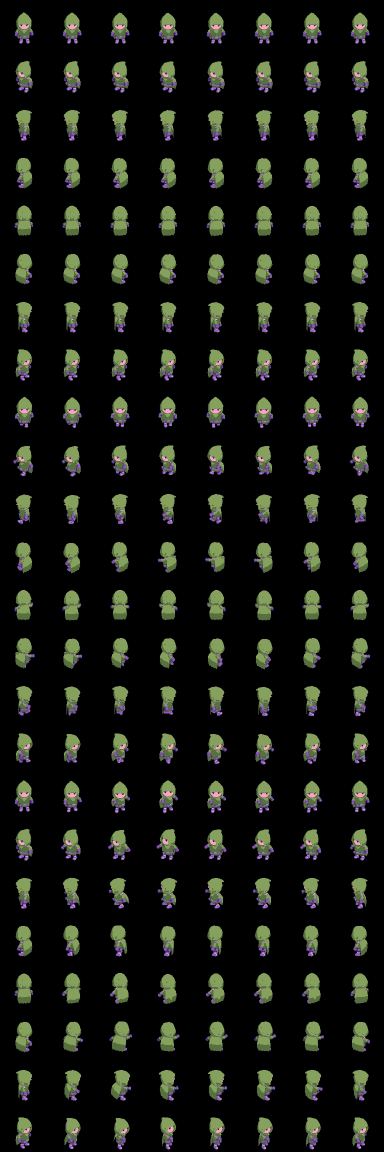
#> input picture deep16/art/amara_p1.png, 768 x 2304 px (shown at 1/2 size)
$ python -i barley-sheet.py   (imports and definitions only)
#> lines starting #> are read from the running program, lines starting #| are printed output that depends on the picture
"""DEEP16 pipeline 2 (generated art): the art desk's Barley pages -> two sheets, one a look.

    python tools/barley-sheet.py                  # both: deep16/art/barley_p2 (the coat) and barley_p3 (the chain) .png + .json
    python tools/barley-sheet.py coat|chain       # one
    python tools/barley-sheet.py chain check      # also dev/visions/barley/<outfit>/: each page's cut, every facing of every row, a lineup
    python tools/barley-sheet.py chain measure    # the numbers the scale and the grounds are taken from, printed (nothing written)
    python tools/barley-sheet.py chain legs       # every walk attempt of every view, its forward foot frame by frame (nothing written)

THE COAT, barley_p2 -- Barley barefoot in his battered brown coat with the threshing flail drawn in his hands (the art desk's ART-75 and ART-76; Griz,
2026-10-20, to the lanes desk: "Spin up a Fable cutter for Barley's legs (art 75 & 76 in Fresh)"), and since the chain seat (10-20) its second shot ART-77
and ART-76's third pass folded in (Griz: "make the best of what we have, with barley barefoot until he's wearing chain shirt+ AC gear"). Sorted out of
Fresh into deep16/_src/barley/: ART-75/ (the 38 retained source sheets), ART-76/repair/, ART-76/pass2/, ART-76/pass3/ (selected: GetUp SE), ART-77/
(selected: the ten standing bonus-action rows, Walk N's grip, Fall/Prone/GetUp S, GetUp N, Victory N, FlailOverhead N); the desk's unselected attempts
in ART-76/superseded/ and its broken third pass in ART-76/pass3-broken/ (NOT FINAL), read here only as walk attempts. The desk's papers in
_src/art-desk/received-2026-10-20-ART-75/, -ART-76/ (pass-2/, pass-3/, pass-3-broken/), -ART-77/.
THE CHAIN, barley_p3 -- Barley in the chainmail hauberk and boots (the art desk's ART-109, every slot an attempt, broken ones marked
BROKEN_FINAL_ATTEMPT_RETAINED), EMPTY-HANDED: the engine draws his two-handed weapon by code (js/sprites.js S.wield) at the hands this cutter measures,
frame by frame (`grips` below). Griz: "Had it make empty-handed two handed weapon strikes, try code flail and battle axe implementation" and "that new
barley sheet is to use the best of the broken, as if it was good enough" -- every slot takes its best attempt, a broken one where it is the best there is;
nothing falls back for being broken. In _src/barley/ART-109/ (the 70 final attempts, manifest.json, refs/: the desk's identity turnaround and the walk
attempts it did not select; as-dropped/: the same refs as Griz dropped them in Fresh, matched by their pixels in twins.json).
Facings (RULED 10-14, five drawn views): S, SE, E, NE, N as drawn; SW, W, NW their mirrors (the desk's declared shortcut: a mirror flips the hands too).
A view no delivery has drawn is left out: its cells are empty and the row's `drawn` lists the facings it has; the engine (js/sprites.js frameOf) plays a
missing facing from the row's `under` sheet where it names one, otherwise from the nearest drawn facing.
Rows (ENGINE below): Idle -> idle; Walk -> walk (WALKS: a walk assembled from whole frames of any attempt, on his authorization: "assembling a clean
walk from usable frames or parts of partially defective attempts ... with stable anatomy/facing/scale and per-frame/part provenance"); FlailSweep ->
attack (every blow; the contact on 4, `release` 3; the chain's "Sweep" is its alias); FlailOverhead -> attack2 (the second blow of a turn -- Extra Attack,
or the blow after an Action Surge; the chain's "Overhead"); Defend -> defend (the Dodge); Flinch -> flinch; Fall -> hurt; Prone -> prone (Fall 2-5 then
Prone 1, where he lies while prone); GetUp -> getup, and `sit` (GetUp 3, sat up: the campfire); Interact -> interact (a hand on a thing); UseItem ->
useitem (a potion); Victory -> victory; SecondWind -> secondwind; ActionSurge -> actionsurge. Prone 2 is the one drawing not used.
Which attempt fills a slot: each delivery's pages are candidates for their (view, action); a desk-selected page beats a broken one, a later delivery an
earlier, and PICK pins one by name where the eye chose otherwise.
How a page is cut. Its labels are found, not typed: cream glyphs (each piece small, mostly cream) grouped into words and the words into strips; a strip
of single glyphs is a band's numbers, matched in order to the printed bands (each band's count checked) -- or, where a page prints each frame's number
inside its name ("WALK SE 1"), each name's last glyph; any other strip is a name and dropped whole. Every blob belongs to the first number strip below
its middle; every blob inside a word's or a name strip's box is dropped; each band is split among its numbers' x by tools/sheetrows.py split_band.
The scale: the identity page's Front still stands HEIGHT game px from the top of his hair to his heels -- barley_p0's S, tools/sheetrows.py STANDS (51
tall with the outline ring), so he stands where he stood beside the other three. Each Idle page by its Idle 1's filled area against the identity
still(s) its view sits between, sqrt-area (height lies, a raised flail is all height and no area); every other page by its standing frame (STAND)
against its view's Idle 1; the Prone pages by Prone 1 against Fall 6 at the Fall page's scale.
The ground: each frame on its own printed band's ground (a band's first frame's feet), but a row the body leaves its feet in -- Fall, Prone, GetUp --
and every walk on each frame's own lowest point.
The legs (`legs`): each frame's two feet are found in the bottom of the figure; the forward one along the walk, its side across it. An alternating gait
changes side twice round the loop; one that repeats a leg changes only at the crossing frame, if at all.
"""
import os, sys, json, subprocess, colorsys
import importlib.util
import numpy as np
from PIL import Image, ImageDraw
from scipy import ndimage

ROOT = os.path.dirname(os.path.dirname(os.path.abspath(__file__)))
def _load(name, path):
    spec = importlib.util.spec_from_file_location(name, path); mod = importlib.util.module_from_spec(spec); spec.loader.exec_module(mod)
    return mod
# [1 line that did not run here, left out]
# [1 line that did not run here, left out]

SRC = os.path.join(ROOT, 'deep16', '_src')                 # the pages live in the main checkout (_src is not in git): a worktree reads them there
# [3 lines that did not run here, left out]
BAR = os.path.join(SRC, 'barley')
UNDER = 'barley_p0'
VIEW = {1: 'SE', 2: 'NE', 3: 'S', 4: 'E', 5: 'N'}
HEAD = {v: h for h, v in VIEW.items()}
TURNVIEW = {'SE': ('Front', 'Right'), 'NE': ('Right', 'Back'), 'S': ('Front',), 'E': ('Right',), 'N': ('Back',)}   # the stills each view sits between
FACING = {'S': (0,), 'SE': (7, 1), 'E': (6, 2), 'NE': (5, 3), 'N': (4,)}   # deep16/js/sprites.js S.FACINGS: S SW W NW N NE E SE (1-3 drawn mirrored)
HEIGHT = 49                  # the Front still, hair to heels, game px before the outline ring (51 with it: barley_p0's S in STANDS)
ALIAS = {'Sweep': 'FlailSweep', 'Overhead': 'FlailOverhead'}   # ART-109's names for the two blows (its manifest's `legacy_action`)
# each page's standing frame, measured against its view's Idle 1 for the page's scale (the guard he starts or ends the row in)
STAND = {'Walk': 1, 'FlailSweep': 1, 'FlailOverhead': 1, 'Defend': 1, 'Flinch': 4, 'Fall': 1, 'GetUp': 6, 'Interact': 1, 'UseItem': 4, 'Victory': 1,
         'SecondWind': 6, 'ActionSurge': 1}
# each sheet row: the page rows and frames it plays, in order, and its ground -- 'band' each frame on its printed band's ground, 'own' each frame on its
# own lowest point
ENGINE = {
    'idle': [('Idle', None, 'band')],
    'walk': [('Walk', None, 'own')],
    'attack': [('FlailSweep', None, 'band')],
    'hurt': [('Fall', None, 'own')],
    'sit': [('GetUp', [3, 3], 'own')],
    'flinch': [('Flinch', None, 'band')],
    'prone': [('Fall', [2, 3, 4, 5], 'own'), ('Prone', [1], 'own')],
    'attack2': [('FlailOverhead', None, 'band')],
    'defend': [('Defend', None, 'band')],
    'getup': [('GetUp', None, 'own')],
    'useitem': [('UseItem', None, 'band')],
    'victory': [('Victory', None, 'band')],
    'interact': [('Interact', None, 'band')],
    'secondwind': [('SecondWind', None, 'band')],
    'actionsurge': [('ActionSurge', None, 'band')],
}
NEW_ROWS = ['attack2', 'defend', 'getup', 'useitem', 'victory', 'interact', 'secondwind', 'actionsurge']   # (this cutter's rows, after pixelate's own order)
FPS = {'idle': 6, 'walk': 10, 'attack': 12, 'attack2': 12, 'hurt': 10, 'sit': 2, 'flinch': 12, 'prone': 10, 'defend': 8, 'getup': 10, 'useitem': 8,
       'victory': 8, 'interact': 10, 'secondwind': 8, 'actionsurge': 10}
RELEASE = {'attack': 3, 'attack2': 3}        # the blow meets the target on frame 4 of both swings -- js/battle.js times a blow by its release


# ---------------------------------------------------------------- the deliveries
# [55 lines left out: functions _bands, classic, art77, pass3, art109, attempt, not called in this run]


SUP = os.path.join('ART-76', 'superseded', 'unselected-sources')
OUTFITS = {
    'coat': dict(
        name='barley_p2', identity=os.path.join('ART-75', 'ART-75_IDENTITY_PAGE-1.png'),
        look='barefoot in his battered brown coat, the threshing flail drawn in his hands',
        deliveries=lambda: (classic('ART-75', 'sources', 'selected_filename') + classic(os.path.join('ART-76', 'repair'), 'selected', 'selected_source') +
                            classic(os.path.join('ART-76', 'pass2'), 'selected', 'selected_source') + pass3(os.path.join('ART-76', 'pass3'), False) +
                            art77() + pass3(os.path.join('ART-76', 'pass3-broken'), True) +
                            attempt(os.path.join(SUP, 'exec-daee575e-928e-4d2d-a277-9d6296aca577.png'), 'N', 'Walk', [(1, 4), (5, 8)], 'walkN2 (pass 2 REVIEW)') +
                            attempt(os.path.join(SUP, 'exec-8654d738-6cb0-481f-b760-ed70aa598f01.png'), 'SE', 'Walk', [(1, 4), (5, 8)], 'walkSE2 (pass 2 REVIEW)') +
                            attempt(os.path.join(SUP, 'exec-8c70aac3-5b3b-4ccd-b50a-d34554be95de.png'), 'NE', 'Walk', [(1, 4), (5, 8)], 'walkNE2 (pass 2 REVIEW)') +
                            attempt(os.path.join(SUP, 'exec-ea1c3c2b-570c-4230-bab6-e6e562f4976d.png'), 'E', 'Walk', [(1, 4)], 'Ewalkhalf1 (pass 2 REVIEW)') +
                            attempt(os.path.join(SUP, 'exec-fd4df547-d152-4730-8fe2-e951aed80f39.png'), 'E', 'Walk', [(5, 8)], 'Ewalkhalf2 (pass 2 REVIEW)')),
        picks={}, grips=False,
        # the walks (`legs` reads every attempt): S the desk's pass-2 salvage as printed (alternates); N the second shot's page (its grip fixed: ART-77)
        # in the desk's own proposed order, 2-5 one leg and 6-8, 1 the other; SE NE E -- every attempt delivered, the pass-2 REVIEW ones and the third
        # pass's, leads with the same leg, so no reorder alternates: the third pass's attempts play as drawn (BROKEN-used, the least bad: the same
        # figure in every facing, where barley_p0's walk is another man), `'under'` here puts barley_p0's walk back in a view
        walks={'N': dict(frames=[('ART-77_16BIT_HEAD-5_PAGE-1.png', n) for n in (2, 3, 4, 5, 6, 7, 8, 1)],
                         why='ART-77 Walk N (grip corrected) in the desk\'s proposed order 2,3,4,5,6,7,8,1: the forward foot L L L L R R R R')}),
    'chain': dict(
        name='barley_p3', identity=os.path.join('ART-109', 'as-dropped', 'a256a9f8-00f7-4f8b-af15-3630e1665919.png'),   # (the desk's controlling identity,
                                                                                                                      # as Griz dropped it: refs/ holds it downscaled)
        look='in the chainmail hauberk and boots, empty-handed: his weapon drawn by the engine at the hands measured here',
        deliveries=lambda: (art109() +
                            attempt(os.path.join('ART-109', 'refs', 'Eight-frame chainmail warrior walk cycle-1.png'), 'SE', 'Walk', [(1, 4), (5, 8)], 'refs: walk cycle-1 (not selected)') +
                            attempt(os.path.join('ART-109', 'refs', 'Eight-frame chainmail warrior walk cycle-2.png'), 'NE', 'Walk', [(1, 4), (5, 8)], 'refs: walk cycle-2 (not selected)') +
                            attempt(os.path.join('ART-109', 'refs', 'Barley’s Eight-Frame Chainmail Walk Cycle-3.png'), 'E', 'Walk', [(1, 4), (5, 8)], 'refs: walk cycle-3 (not selected)')),
        picks={}, grips=True,
        # the walks: S and N the desk's new pages, their legs flickering frame to frame as printed (S lifts R L L L L R L R) -- reordered whole frames so
        # each half-stride is one leg's (S: 7, 2-5 the right foot forward and 6, 1, 8 the left; N: 4, 6, 7, 1 the left and 5, 2, 3, 8 the right); SE NE E:
        # both attempts of each (the desk's final and its unselected ref) lead with the same leg, so the finals play as drawn (BROKEN-used)
        walks={'S': dict(frames=[('ART-109_16BIT_HEAD-3_PAGE-2.png', n) for n in (2, 3, 4, 5, 6, 1, 8, 7)],
                         why='ART-109 Walk S reordered: the forward foot R R R R L L L R round the loop (printed 1-8 it changes side four times)'),
               'N': dict(frames=[('ART-109_16BIT_HEAD-5_PAGE-2.png', n) for n in (4, 6, 7, 1, 5, 2, 3, 8)],
                         why='ART-109 Walk N reordered: the forward foot L L L L R R R R (printed 1-8 it changes side six times)')}),
}
O = OUTFITS['coat']


# [18 lines left out: functions use, candidates, not called in this run]


RANK = {'selected': 2, 'broken': 1, 'attempt': 0}


# [15 lines left out: function chosen, not called in this run]


# ---------------------------------------------------------------- the labels
def cream(a):
    return (a.min(-1) > 150) & (a.mean(-1) > 195)


# [54 lines left out: functions glyph_words, strips, name_numbers, not called in this run]


# ---------------------------------------------------------------- a page cut
_CUT = {}


# [70 lines left out: function cut_page, not called in this run]


def vision_dir():
    d = os.path.join(ROOT, 'dev', 'visions', 'barley', O['name']); os.makedirs(d, exist_ok=True)
    return d


# ---------------------------------------------------------------- the measure
# [46 lines left out: function turnaround, not called in this run]


def area(im):
    return float((np.asarray(im)[..., 3] > 0).sum())


# [29 lines left out: function scales, not called in this run]


def measure(check=False, say=False):
    slot = chosen()
    return scales(slot, check, say)


# ---------------------------------------------------------------- the legs
HIS = {'S': ('R', 'L'), 'N': ('L', 'R')}       # facing the camera his right leg is on the screen's left; from behind, his left
DIR = {'S': (0, 1), 'N': (0, -1), 'E': (1, 0), 'SE': (0.894, 0.447), 'NE': (0.894, -0.447)}   # the walk's direction on the screen (x right, y down)


# [99 lines left out: functions footprints, legs, alternates, walk_report, walk_frames, walk_provenance, not called in this run]


# ---------------------------------------------------------------- the sheet
def game_size(img, k):
    w, h = img.size
    return img.convert('RGBa').resize((max(1, round(w / k)), max(1, round(h / k))), Image.BOX).convert('RGBA')


# [127 lines left out: functions core_x, place, views, build, not called in this run]


# ---------------------------------------------------------------- the grips (the chain: his weapon drawn by the engine, js/sprites.js S.wield)
# The desk drew every chain page empty-handed for a weapon drawn by code (CUTTER-NOTES.md: "Measure hand centers, proposed shaft axes, release frames and
# occlusion from selected pixels ... Test code weapon overlays frame by frame"). In the mail outfit his only bare skin is his face, his neck and his two
# fists, so the fists are found by colour on each source frame: skin (bright, half-saturated orange) not the hair's deeper gold, the face dropped (the
# skin blob that touches the hair below its middle). Two fists apart: the shaft runs through both, the upper one leading (the guard's fist by the hinge),
# or of two level the one further from the chest. Two together (one blob twice a fist, or two within a fist's width): the shaft runs from his chest
# out through them. One seen (the far fist hidden by the body, N and NE): the other is set at his middle in front of the body, and the shaft drawn under
# him. A row where a hand lets go to do something (Interact, UseItem, Victory): the hand that stays holds the weapon at the guard's angle. A row on the
# ground (hurt from frame 3, prone, sit, getup to frame 4): the weapon lies on the floor beside him. Each frame stored as [lead x, lead y, rear x,
# rear y, flags] in game px from the frame's foot (ax, ay); flags 1 drawn under the figure, 2 the lead fist on the shaft (drawn over it), 4 the rear
# fist on it, 8 on the floor. GRIPFIX overrides a frame by hand, (view, row, frame from 1): [lead x, lead y, rear x, rear y] in source px of the cut
# frame (the review page names them).
HELD = ['idle', 'walk', 'attack', 'attack2', 'defend', 'flinch', 'secondwind', 'actionsurge', 'victory', 'interact', 'useitem']
LETGO = {'victory', 'interact', 'useitem'}
GROUND = {'hurt': lambda i, n: i >= 2, 'prone': lambda i, n: True, 'sit': lambda i, n: True, 'getup': lambda i, n: i < n - 2}
BACK = {'N', 'NE'}
GRIPFIX = {}


def _hsv(a):
    rgb = a[..., :3].astype(np.float64) / 255.0
    mx, mn = rgb.max(-1), rgb.min(-1)
    c = mx - mn
    s = np.where(mx > 0, c / np.maximum(mx, 1e-6), 0)
    r, g, b = rgb[..., 0], rgb[..., 1], rgb[..., 2]
    cc = np.maximum(c, 1e-6)
    h = np.where(mx == r, ((g - b) / cc) % 6, np.where(mx == g, (b - r) / cc + 2, (r - g) / cc + 4)) / 6.0
    return h, s, mx


def hands(im, Hs=None):
    """a source frame -> (fists [(x, y, area)] largest first, chest (x, y), middle (x, y), figure height) in page px; Hs his standing height on this
    page (the head is looked for where it stands over his feet; without it, the frame's own height)"""
    a = np.asarray(im)
    al = a[..., 3] > 0
    h, s, v = _hsv(a)
    ys = np.where(al.any(1))[0]; top, bot = ys[0], ys[-1]
    Hs = Hs or (bot - top)
    r = max(1, int(round(Hs / 110.0)))                      # (about 3 page px on a 330 px figure)
    warm = al & (v > 0.62) & (s > 0.28) & (h > 0.04) & (h < 0.14)   # skin and the hair's gold: the mail's ring glints are specks, opened away; a fist's
    warm[int(bot - 0.30 * Hs):] = False                     # knuckles and fingers, parted by their outline, closed into one (the boots: no fist so low)
    warm = ndimage.binary_opening(warm, iterations=r)
    warm = ndimage.binary_closing(warm, iterations=2 * r)
    d = ndimage.distance_transform_edt(al)
    core = np.where(d >= 0.7 * d.max())
    mid = (float(core[1].mean()), float(core[0].mean()))
    # the head: every warm piece centred in the box where a head stands (over his middle, the top quarter of his standing height, a crouch allowed:
    # hair, face and neck, which the closing may leave in pieces); fists raised over it (an overhead's load) are what of the head's blob stands
    # higher than his hair can, parted from it at that line
    y0, y1 = int(bot - 1.03 * Hs), int(bot - 0.74 * Hs)
    hx0, hx1 = mid[0] - 0.13 * Hs, mid[0] + 0.13 * Hs
    sl, sn = ndimage.label(warm, structure=np.ones((3, 3)))
    for i in range(sn):
        piece = sl == i + 1
        py, px = np.where(piece)
        cy, cx = py.mean(), px.mean()
        hit = (piece[max(0, y0):y1, max(0, int(hx0)):int(hx1)]).any()
        if (y0 <= cy <= y1 and hx0 <= cx <= hx1) or (hit and py.min() < y0 and cy > y0 - 0.05 * Hs):
            above = piece.copy(); above[max(0, y0):] = False     # the part over his hair line stays (a fist), the rest is the head
            warm &= ~piece
            warm |= above
    sl, sn = ndimage.label(warm, structure=np.ones((3, 3)))
    blobs = []
    for i in range(sn):
        piece = sl == i + 1
        n = int(piece.sum())
        if n < (Hs / 19.0) ** 2:
            continue
        py, px = np.where(piece)
        cv = np.cov(np.vstack([px, py])) if n > 2 else np.eye(2)
        ev, evec = np.linalg.eigh(cv)                       # (its long way: two fists stacked in one blob)
        blobs.append((float(px.mean()), float(py.mean()), n, float(np.sqrt(max(ev[1], 1e-6) / max(ev[0], 1e-6))), (float(evec[0, 1]), float(evec[1, 1]))))
    blobs.sort(key=lambda b: -b[2])
    chest = (mid[0], bot - 0.70 * Hs)
    return blobs[:3], chest, mid, Hs


# [98 lines left out: functions together, grip_frame, grips_of, not called in this run]


FN = ['S', 'SW', 'W', 'NW', 'N', 'NE', 'E', 'SE']


# [38 lines left out: function facings, not called in this run]


# [14 lines not run here, left out]

>>> import cv2
>>> picture = cv2.imread('../deep16/art/amara_p1.png', cv2.IMREAD_GRAYSCALE)
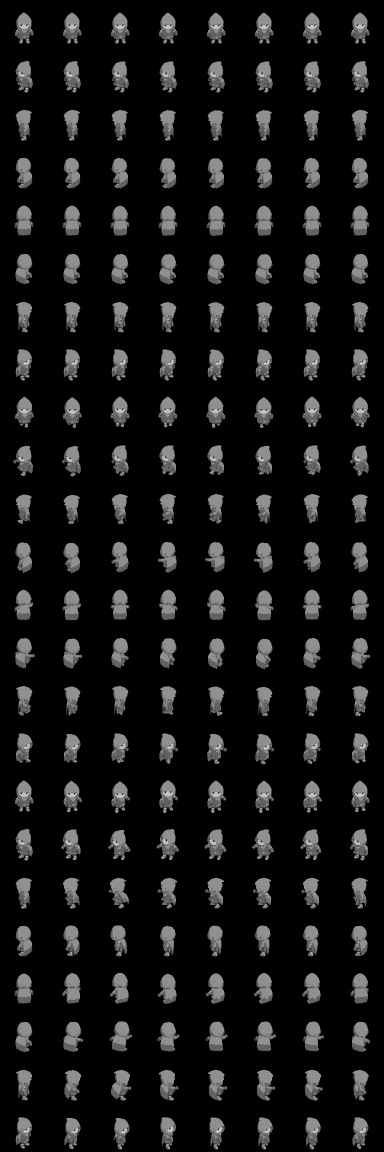
#> picture: shape (2304, 768) (shown at 1/2 size); min 0, max 211, mean 19.9
>>> result = hands(picture)
#> in _hsv, `rgb = a[..., :3].astype(np.float64) / 255.0`: rgb = 2304 rows, first 8: [0, 0, 0], [0, 0, 0], [0, 0, 0], [0, 0, 0], [0, 0, 0], [0, 0, 0], [0, 0, 0], [0, 0, 0]
#> in _hsv, `mx, mn = rgb.max(-1), rgb.min(-1)`: mx = 2304 values from 0 to 0
#> in _hsv, `cc = np.maximum(c, 1e-6)`: cc = 2304 values from 1e-06 to 1e-06
#> in _hsv, `h = np.where(mx == r, ((g - b) / cc) % 6, np.where(mx == g, (b - r) / ..`: h = 2304 values from 0 to 0
#> (the run stopped early here; a loop or call above may not have finished)

$ run again, on deep16/art/basilisk_p1.png
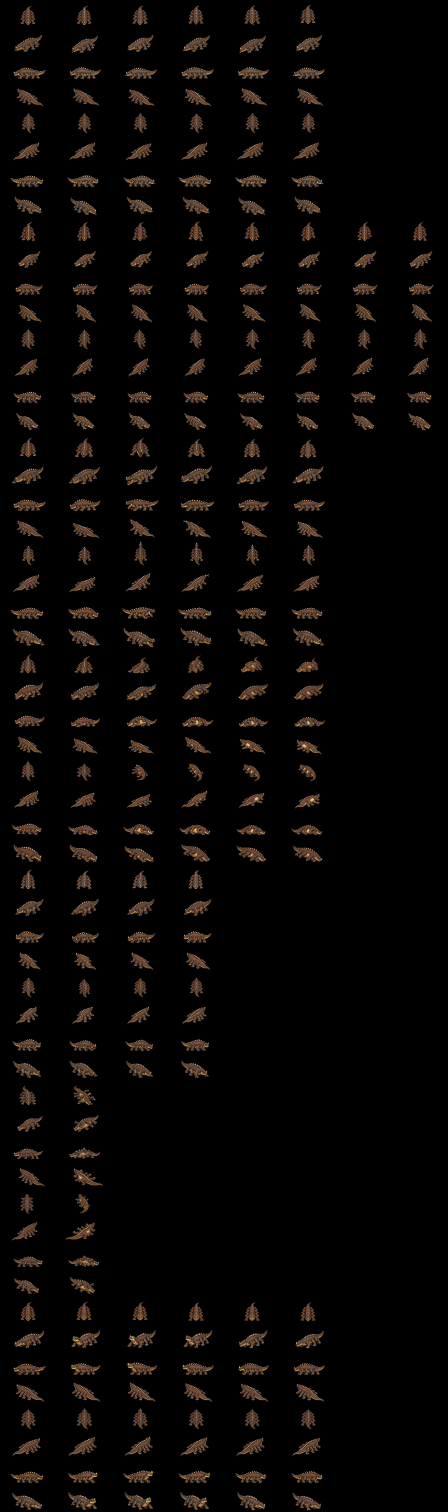
#> input picture deep16/art/basilisk_p1.png, 896 x 3024 px (shown at 1/2 size)
#> `picture = cv2.imread('../deep16/art/amara_p1.png', cv2.IMREAD_GRAYSCALE)`:
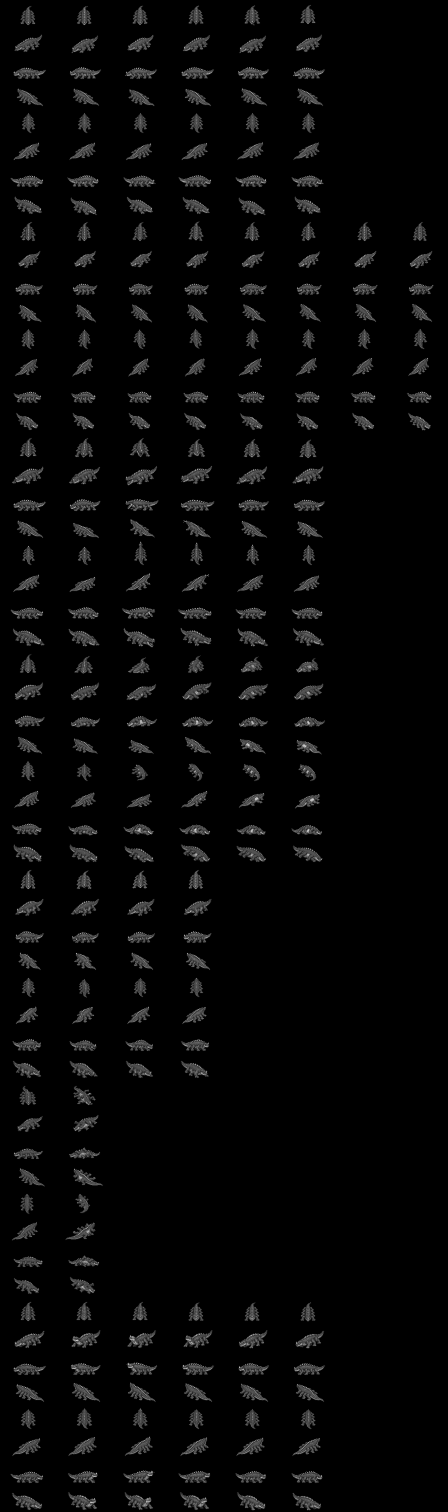
#> picture: shape (3024, 896) (shown at 1/2 size); min 0, max 233, mean 6.7
#> mx = 3024 values from 0 to 0
#> cc = 3024 values from 1e-06 to 1e-06
#> in _hsv, `h = np.where(mx == r, ((g - b) / cc) % 6, np.where(mx == g, (b - r) / ..`: h = 3024 values from 0 to 0
